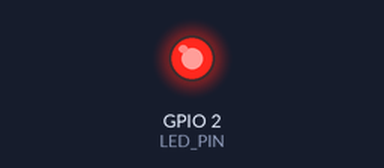
The program below on a simulated ESP32. On the bench: output pins drawn as LEDs (lit = HIGH). What the program prints to the serial monitor is not drawn. At 3.0 s the program puts the board to deep sleep or switches it off; the recording ends there.

Above: at 0.1 s.
Timing chart, 0 to 3.0 s (numbered marks = the images above):
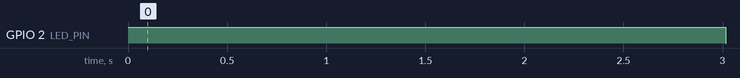

The program:

main.cpp
```cpp
#include <Arduino.h>

#define LED_PIN 2

RTC_DATA_ATTR int soLanThuc = 0;
int demThuong = 0;

void lanDeepSleep()
{
  soLanThuc++;
  demThuong++;

  Serial.printf("\n[Truoc khi ngu] soLanThuc (RTC) = %d | demThuong (RAM) = %d\n", soLanThuc, demThuong);
  Serial.println("ESP32 bat dau ngu 10 giay...");
  Serial.flush();

  digitalWrite(LED_PIN, LOW);
  esp_sleep_enable_timer_wakeup(10ULL * 1000000ULL);
  esp_deep_sleep_start();
}

void setup()
{
  Serial.begin(115200);
  while (!Serial)
  {
    delay(10);
  }
  pinMode(LED_PIN, OUTPUT);
  digitalWrite(LED_PIN, HIGH);

  Serial.println("\n============================================================================");
  Serial.println("ESP32 vua thuc day (hoac vua Reset)!");
  Serial.printf("[Gia tri vua nap] soLanThuc = %d | demThuong = %d\n", soLanThuc, demThuong);
  Serial.println("============================================================================");

  delay(3000);
  lanDeepSleep();
}

void loop()
{
  // put your main code here, to run repeatedly:
}

// put function definitions here:
```

Measured:
- by itself, GPIO 2 (LED_PIN): LOW → HIGH at 0.00 s, → LOW 3.0 s later
